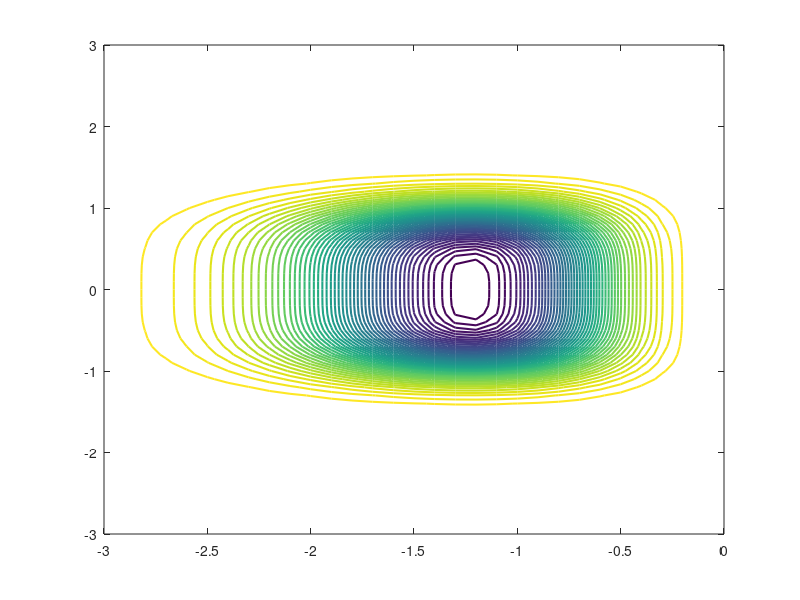

This chart was generated by the following MATLAB code: (Note: this script raises an error after producing the figure.)
% to run each method uncomment the respective sections: 
% f(xk+gkdk) MINIMIZATION METHOD,CONSTANT GAMMA MINIMIZATION METHOD,
% ARMIJO METHOD 

clear all;

e=10^(-3);
x(1)=1;
y(1)=1;

% Define the function
f = @(x, y) x.^3 .* exp(-x.^2 - y.^4);
df_dx= @(x, y) -x^2*(2*x^2-3)*exp(-x^2-y^4);
df_dy= @(x, y) -4*x^3*y^3*exp(-x^2-y^4);
d2f_dx2 = @(x, y) (4.*x.^5-14.*x.^3+6.*x).*exp(-x.^2-y.^4);
d2f_dxdy = @(x, y) (8.*x.^4-12.*x.^2).*y.^3.*exp(-x.^2-y.^4);
d2f_dy2 = @(x, y) 4.*x.^3*y.^2.*(4.*y.^4-3).*exp(-x.^2-y.^4);
d2f_dydx = @(x, y) 4*x^2*y^3*(2*x^2-3)*exp(-x^2-y^4); 


criteria_check = true;


% Create a meshgrid for contour plot
[x_mesh, y_mesh] = meshgrid(-3:0.1:0, -3:0.1:3);
z = f(x_mesh, y_mesh);

figure(1);
% Plot contour lines
contour(x_mesh, y_mesh, z, 50, 'LineWidth', 1.5);
hold on;


% f(xk+gkdk) MINIMIZATION METHOD
%{
mk=0;
k=1;
while true
    
    store_k(k) = k;
    store_f(k) = f(x(k),y(k));
    
    % Compute the gradient at the new point
    grad = [df_dx(x(k), y(k)); df_dy(x(k), y(k))];
    hess=[d2f_dx2(x(k),y(k)),d2f_dxdy(x(k),y(k));d2f_dydx(x(k),y(k)),d2f_dy2(x(k),y(k))];
   
    if round(hess(1,2),4)~=round(hess(2,1),4)
       disp('The hessian is not symmetric!');
       break;
    end

    while any(eig(hess+mk*eye(size(hess))) <= 0)
        mk=mk+0.3;  
    end
    fprintf('mk=%d \n', mk);
    
    
    % Solve for dk
    dk = -(hess + mk * eye(size(hess))) \ grad;
    
    objective_function = @(gamma) f(x(k) + gamma * dk(1), y(k) + gamma * dk(2));
    
    optimal_gamma = gamma_opti(objective_function,0,3);
    %optimal_gamma = fminbnd(objective_function, 0, 5);
    %fprintf('optimal=%d \n',optimal_gamma);
    
    %Update x and y based on the optimal gamma
    x(k+1) = x(k) + optimal_gamma * dk(1);
    y(k+1) = y(k) + optimal_gamma * dk(2);

    % Plot the current point
    plot(x(k:k+1), y(k:k+1), '-o');  % Connect points with lines
    hold on;

    criteria_check = criteria(f, df_dx, df_dy, grad, x, y, optimal_gamma, dk);
            
    if ~criteria_check
        fprintf('BREAK IN CRITERIA!');
          break;
    end
    
     % Check convergence
    if norm(grad) < e
        break;
    end
    fprintf('norm=%d \n', norm(grad));
    k = k + 1;
end

xlabel('x');
ylabel('y');
title('Optimization Path');
grid on;

% Create a grid of x and y values
[p, g] = meshgrid(-3:0.1:3, -3:0.1:3);

% Evaluate the function on the grid
z = f(p, g);

% Plot the surface
figure(2);
%figure;
fsurf(f, [-3 3 -3 3]);
colorbar

hold on;
x_highlight = x(end);
y_highlight = y(end);
z_highlight = f(x(end),y(end));
scatter3(x_highlight, y_highlight, z_highlight, 100, 'r', 'filled'); % Red marker, replace 100 with your desired marker size
hold off;

title("3D Plot of f(x,y)");
xlabel('x');
ylabel('y');
zlabel('f(x, y)');


store_k(k) = k;
store_f(k) = f(x(k),y(k));
hold on;
figure(3);
plot(store_k,store_f,'-s')
xlabel('k')
ylabel('f(x,y)')
title("Iterations");
hold off;

fprintf('x=%d \n',x(end));
fprintf('y=%d \n',y(end));
fprintf('k=%d \n',k);
%}



% CONSTANT GAMMA MINIMIZATION METHOD
mk=0;
k=1;
optimal_gamma = 0.065;
while true
    
    store_k(k) = k;
    store_f(k) = f(x(k),y(k));
     
    % Compute the gradient at the new point
    grad = [df_dx(x(k), y(k)); df_dy(x(k), y(k))];
    hess=[d2f_dx2(x(k),y(k)),d2f_dxdy(x(k),y(k));d2f_dydx(x(k),y(k)),d2f_dy2(x(k),y(k))];
    
    if round(hess(1,2),4)~=round(hess(2,1),4)
       disp('The hessian is not symmetric!');
       break;
    end
  
    while any(eig(hess+mk*eye(size(hess))) <= 0)   
        mk=mk+0.1;  
    end
    fprintf('mk=%d \n', mk);
    
    % Solve for dk
    dk = -(hess + mk * eye(size(hess))) \ grad;
    
    
    
    %Update x and y based on the optimal gamma
    x(k+1) = x(k) + optimal_gamma * dk(1);
    y(k+1) = y(k) + optimal_gamma * dk(2);
    
    % Plot the current point
    plot(x(k:k+1), y(k:k+1), '-o');  % Connect points with lines
    hold on;

    criteria_check = criteria(f, df_dx, df_dy, grad, x, y, optimal_gamma, dk);
            
    if ~criteria_check
        fprintf('BREAK IN CRITERIA!');
          break;
    end
    
     % Check convergence
    if norm(grad) < e
        break;
    end
    fprintf('norm=%d \n', norm(grad));
    k = k + 1;
end

xlabel('x');
ylabel('y');
title('Optimization Path');
grid on;

% Create a grid of x and y values
[p, g] = meshgrid(-3:0.1:3, -3:0.1:3);

% Evaluate the function on the grid
z = f(p, g);

% Plot the surface
figure(2);
%figure;
fsurf(f, [-3 3 -3 3]);
colorbar

hold on;
x_highlight = x(end);
y_highlight = y(end);
z_highlight = f(x(end),y(end));
scatter3(x_highlight, y_highlight, z_highlight, 100, 'r', 'filled'); % Red marker, replace 100 with your desired marker size
hold off;

title("3D Plot of f(x,y)");
xlabel('x');
ylabel('y');
zlabel('f(x, y)');


store_k(k) = k;
store_f(k) = f(x(k),y(k));
hold on;
figure(3);
plot(store_k,store_f,'-s')
xlabel('k')
ylabel('f(x,y)')
title("Iterations");
hold off;

fprintf('x=%d \n',x(end));
fprintf('y=%d \n',y(end));
fprintf('k=%d \n',k);


% ARMIJO METHOD
%{
alpha = 1e-3; % You can adjust alpha as needed
beta = 0.2;  % You can adjust beta as needed
s = 0.35;
gamma=s;
m=0;
mk=0;
k=1;
while true
     
    store_k(k) = k;
    store_f(k) = f(x(k),y(k));

    % Compute the gradient at the new point
    grad = [df_dx(x(k), y(k)); df_dy(x(k), y(k))];
    hess=[d2f_dx2(x(k),y(k)),d2f_dxdy(x(k),y(k));d2f_dydx(x(k),y(k)),d2f_dy2(x(k),y(k))];
   
    if round(hess(1,2),4)~=round(hess(2,1),4)
       disp('The hessian is not symmetric!');
       break;
    end

    while any(eig(hess+m*eye(size(hess))) <= 0)
        m=m+0.3;  
    end
    fprintf('mk=%d \n', m);
    
    % Solve for dk
    dk = -(hess + m * eye(size(hess))) \ grad;
    
    %Update x and y based on the optimal gamma
    x(k+1) = x(k) + gamma * dk(1);
    y(k+1) = y(k) + gamma * dk(2);

     % Plot the current point
    plot(x(k:k+1), y(k:k+1), '-o');  % Connect points with lines
    hold on;
    
    criteria_check = criteria(f, df_dx, df_dy, grad, x, y, gamma, dk);
            
    if ~criteria_check
        fprintf('BREAK IN CRITERIA!');
          break;
    end
    
    % Armijo condition
    while f(x(k), y(k))-f(x(k+1), y(k+1)) < -alpha*beta^(mk)*s*dk.'*grad
        mk=mk+0.1;
    end
    gamma = s*beta^(mk);
    
     % Check convergence
    if norm(grad) < e
        break;
    end
    
    fprintf('norm=%d \n', norm(grad));
    
    k = k + 1;
end

xlabel('x');
ylabel('y');
title('Optimization Path');
grid on;

% Create a grid of x and y values
[p, g] = meshgrid(-3:0.1:3, -3:0.1:3);

% Evaluate the function on the grid
z = f(p, g);

% Plot the surface
figure(2);
%figure;
fsurf(f, [-3 3 -3 3]);
colorbar

hold on;
x_highlight = x(end);
y_highlight = y(end);
z_highlight = f(x(end),y(end));
scatter3(x_highlight, y_highlight, z_highlight, 100, 'r', 'filled'); % Red marker, replace 100 with your desired marker size
hold off;

title("3D Plot of f(x,y)");
xlabel('x');
ylabel('y');
zlabel('f(x, y)');


store_k(k) = k;
store_f(k) = f(x(k),y(k));
hold on;
figure(3);
plot(store_k,store_f,'-s')
xlabel('k')
ylabel('f(x,y)')
title("Iterations");
hold off;

fprintf('x=%d \n',x(end));
fprintf('y=%d \n',y(end));
fprintf('k=%d \n',k);
%}